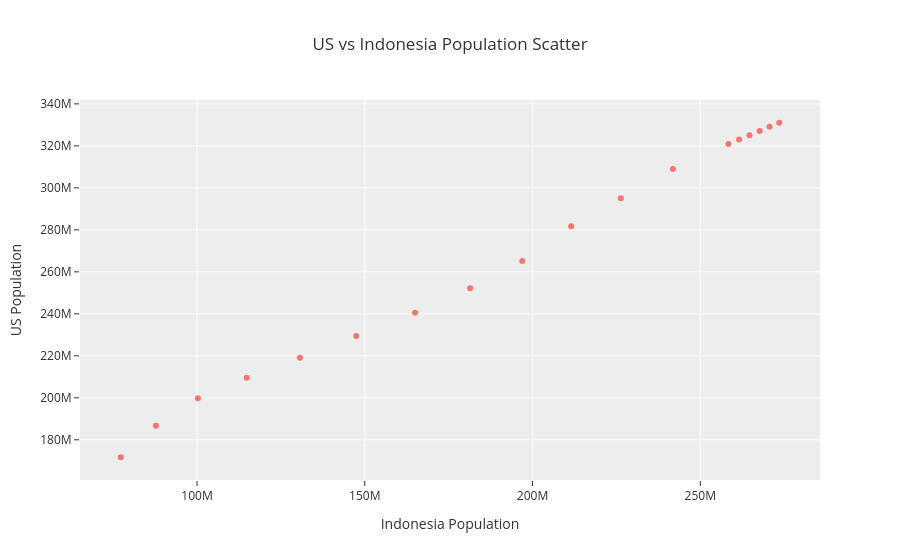

Notebook cell for this chart:
### Markdown cell above
# ScatterPlot

### Code cell
fig = px.scatter(
    df_pivot,
    x='Indonesia',
    y='United States',
    labels={'United States':'US Population','Indonesia':'Indonesia Population'},
    title='US vs Indonesia Population Scatter',
    template='ggplot2'
)
fig.show()

### Figure 1 — Plotly figure (JSON) as saved in the notebook; plotly's stock layout.template omitted (floating-point values rounded to 4 significant figures)
{"data": [{"hovertemplate": "Indonesia Population=%{x}<br>US Population=%{y}<extra></extra>", "legendgroup": "", "marker": {"color": "#F8766D", "symbol": "circle"}, "mode": "markers", "name": "", "orientation": "v", "showlegend": false, "type": "scatter", "x": [77270000.0, 87750000.0, 100300000.0, 114800000.0, 130700000.0, 147400000.0, 165000000.0, 181400000.0, 196900000.0, 211500000.0, 226300000.0, 241800000.0, 258400000.0, 261600000.0, 264700000.0, 267700000.0, 270600000.0, 273500000.0], "xaxis": "x", "y": [171700000.0, 186700000.0, 199700000.0, 209500000.0, 219100000.0, 229500000.0, 240500000.0, 252100000.0, 265200000.0, 281700000.0, 295000000.0, 309000000.0, 320900000.0, 323000000.0, 325100000.0, 327100000.0, 329100000.0, 331000000.0], "yaxis": "y"}], "layout": {"legend": {"tracegroupgap": 0}, "title": {"text": "US vs Indonesia Population Scatter"}, "xaxis": {"anchor": "y", "domain": [0, 1], "title": {"text": "Indonesia Population"}}, "yaxis": {"anchor": "x", "domain": [0, 1], "title": {"text": "US Population"}}}}
